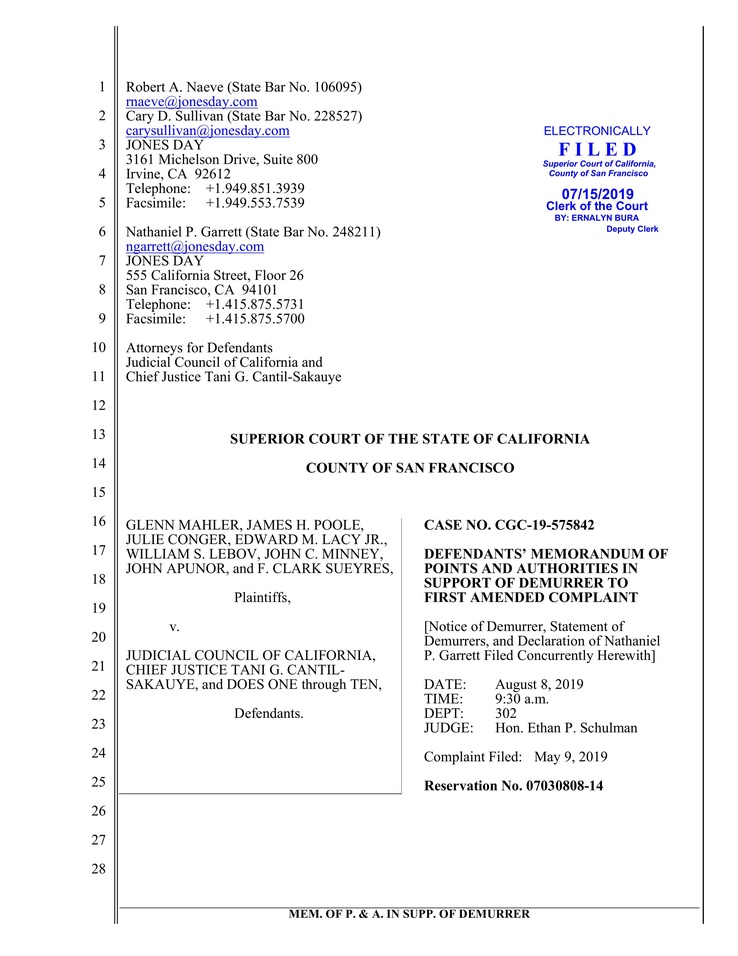
#> input picture examples/FAC Demurrer Memo_p01___extracted image.jpg, 738 x 956 px, shrunk from 2550 x 3300 before the run; its folder holds only this picture in this run
$ python -i layout_aware_crop1.py   (imports and definitions only)
#> lines starting #> are read from the running program, lines starting #| are printed output that depends on the picture; after the words box and inside, x2 and y2 are one past the last pixel; in counts of white or black regions, pixels touching at a corner belong together
#> further down, picture is the input picture: shape (956, 738, 3); mean B, G, R 244.8, 244, 244
import os
import cv2
import numpy as np

# Try PaddleOCR approach first (more reliable)
# [9 lines not run here, left out]

# === Configuration ===
input_dir = r"C:\AI-dem\Extracted_images"
output_dir = r"C:\AI-dem\Cropped_images"
# [1 line not run here, left out]

def deskew(image):
    """Same deskew function as before"""
    gray = cv2.cvtColor(image, cv2.COLOR_BGR2GRAY)
    blur = cv2.GaussianBlur(gray, (9, 9), 0)
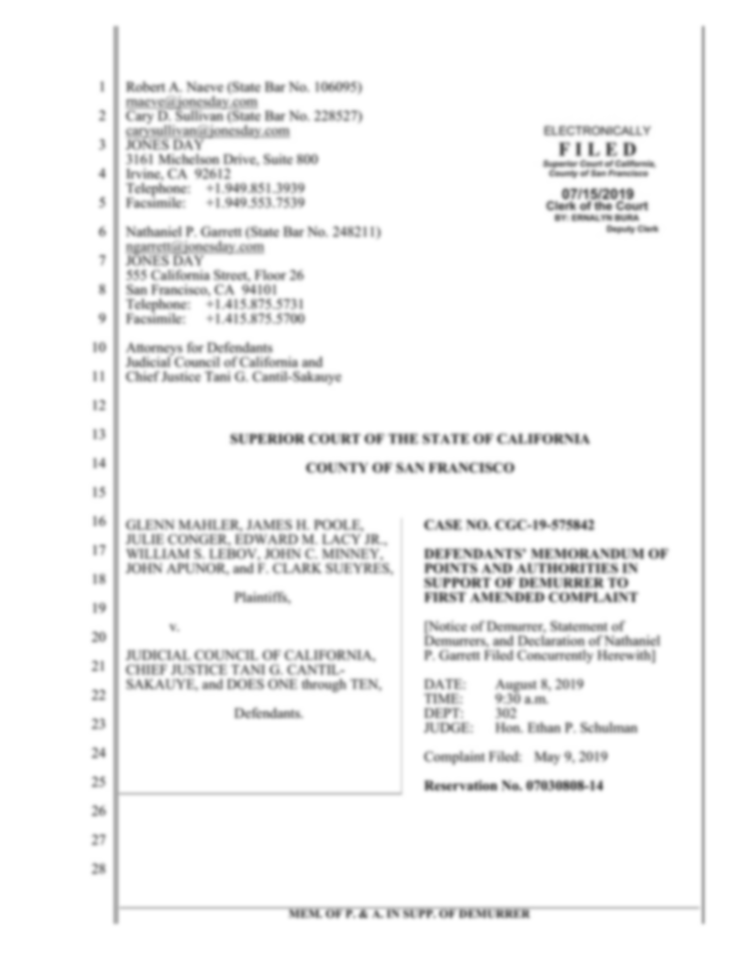
#> blur: shape (956, 738); min 99, max 255, mean 244.1
    edges = cv2.Canny(blur, 50, 150)
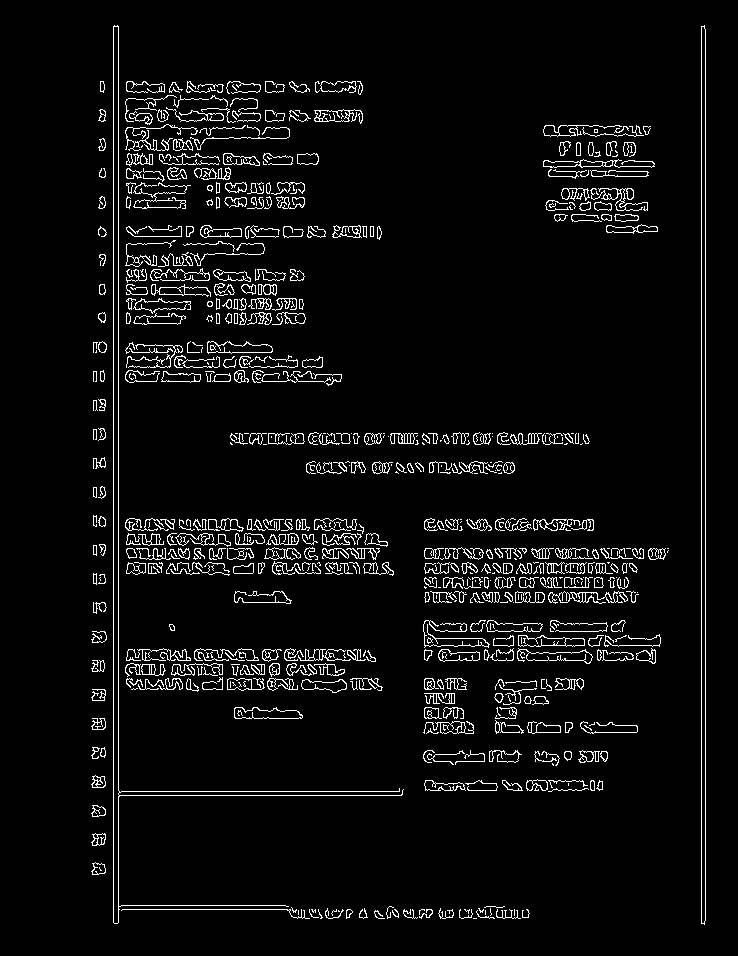
#> edges: shape (956, 738); 5% white in thin lines or dots, all inside (x1, y1, x2, y2) = (91, 25, 706, 925)
    lines = cv2.HoughLinesP(edges, 1, np.pi / 180, threshold=80, minLineLength=100, maxLineGap=10)
#> lines = 99 rows, first 6: [118, 922, 118, 26], [701, 923, 701, 26], [113, 922, 113, 26], [705, 920, 705, 29], [440, 660, 625, 660], [119, 791, 402, 791]

    angle = 0.0
    if lines is not None:
        angles = []
        for line in lines:
            x1, y1, x2, y2 = line[0]
            if x2 == x1:
                continue
            angle_deg = np.degrees(np.arctan2((y2 - y1), (x2 - x1)))
            angles.append(angle_deg)
#> this loop made 99 passes
#> (x1, y1, x2, y2, angle_deg) on passes 5 to 16: (440, 660, 625, 660, 0), (119, 791, 402, 791, 0), (119, 795, 401, 795, 0), (250, 563, 388, 563, 0), (119, 909, 350, 909, 0), (424, 645, 659, 645, 0), (264, 558, 375, 558, 0), (266, 549, 378, 549, 0), (424, 652, 627, 652, 0), (186, 529, 363, 529, 0), (391, 443, 588, 443, 0), (231, 433, 436, 433, 0)
#> after the loop, angles = 94 values, max 4.84 at index 37, min -4.01 at index 30, mean -0.0196
        if angles:
            angle = np.median([a for a in angles if -45 < a < 45])
#> angle = 0

    h, w = image.shape[:2]
#> h = 956; w = 738
    center = (w // 2, h // 2)
#> center = (369, 478)
    rot_mat = cv2.getRotationMatrix2D(center, angle, 1.0)
#> rot_mat = [[1, 0, 0], [0, 1, 0]]
    rotated = cv2.warpAffine(image, rot_mat, (w, h), flags=cv2.INTER_LINEAR, borderMode=cv2.BORDER_REPLICATE)
    return rotated

# [176 lines left out: functions detect_line_numbers_with_layout, find_text_start_x, fallback_detection, fallback_crop_x, not called in this run]

# === Process all images ===
# [41 lines not run here, left out]

>>> import cv2
>>> picture = cv2.imread('../examples/FAC Demurrer Memo_p01___extracted image.jpg')
>>> result = deskew(picture)

$ run again, on examples/FAC Demurrer Memo_p09___extracted image.jpg
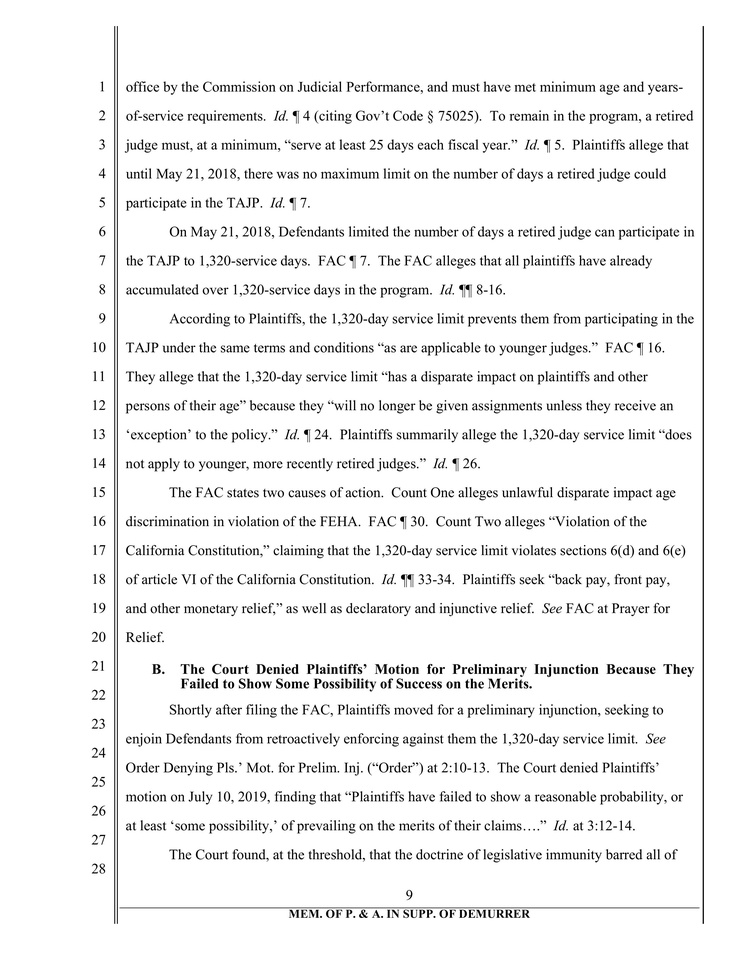
#> input picture examples/FAC Demurrer Memo_p09___extracted image.jpg, 738 x 956 px, shrunk from 2550 x 3300 before the run
#> picture is the input picture: shape (956, 738, 3); min 0, max 255, mean 240.6
#> in deskew, `blur = cv2.GaussianBlur(gray, (9, 9), 0)`:
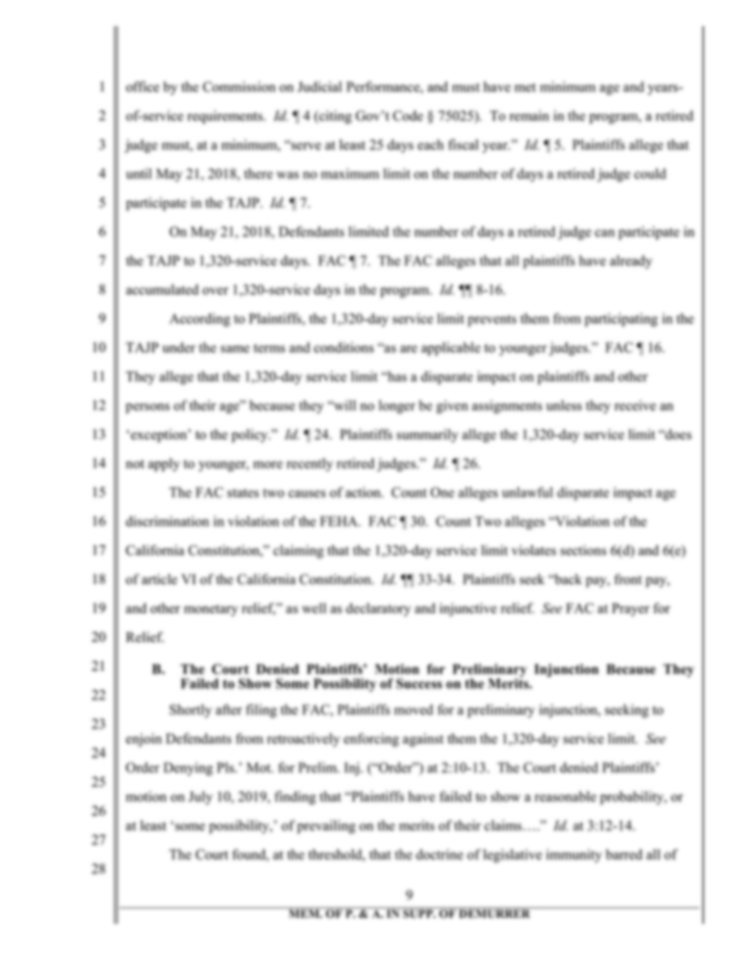
#> blur: shape (956, 738); min 91, max 255, mean 240.6
#> in deskew, `edges = cv2.Canny(blur, 50, 150)`:
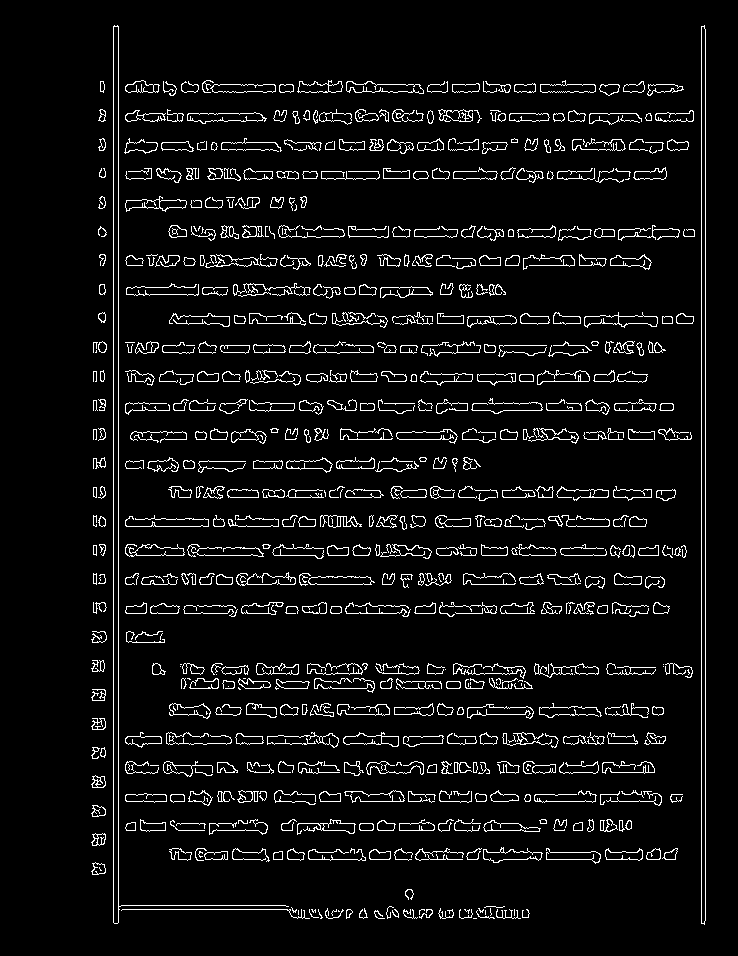
#> edges: shape (956, 738); 6.1% white in thin lines or dots, all inside (x1, y1, x2, y2) = (91, 25, 706, 925)
#> lines = 88 rows, first 6: [113, 922, 113, 26], [118, 922, 118, 26], [701, 923, 701, 26], [705, 920, 705, 29], [169, 323, 692, 323], [126, 403, 672, 403]
#> the loop in deskew, `for line in lines:` made 88 passes
#> after the loop in deskew, `for line in lines:`: angles = 84 values, max 1.43 at index 75, min -1.15 at index 73, mean -0.00761
#> angle = 0
#> rot_mat = [[1, 0, 0], [0, 1, 0]]
